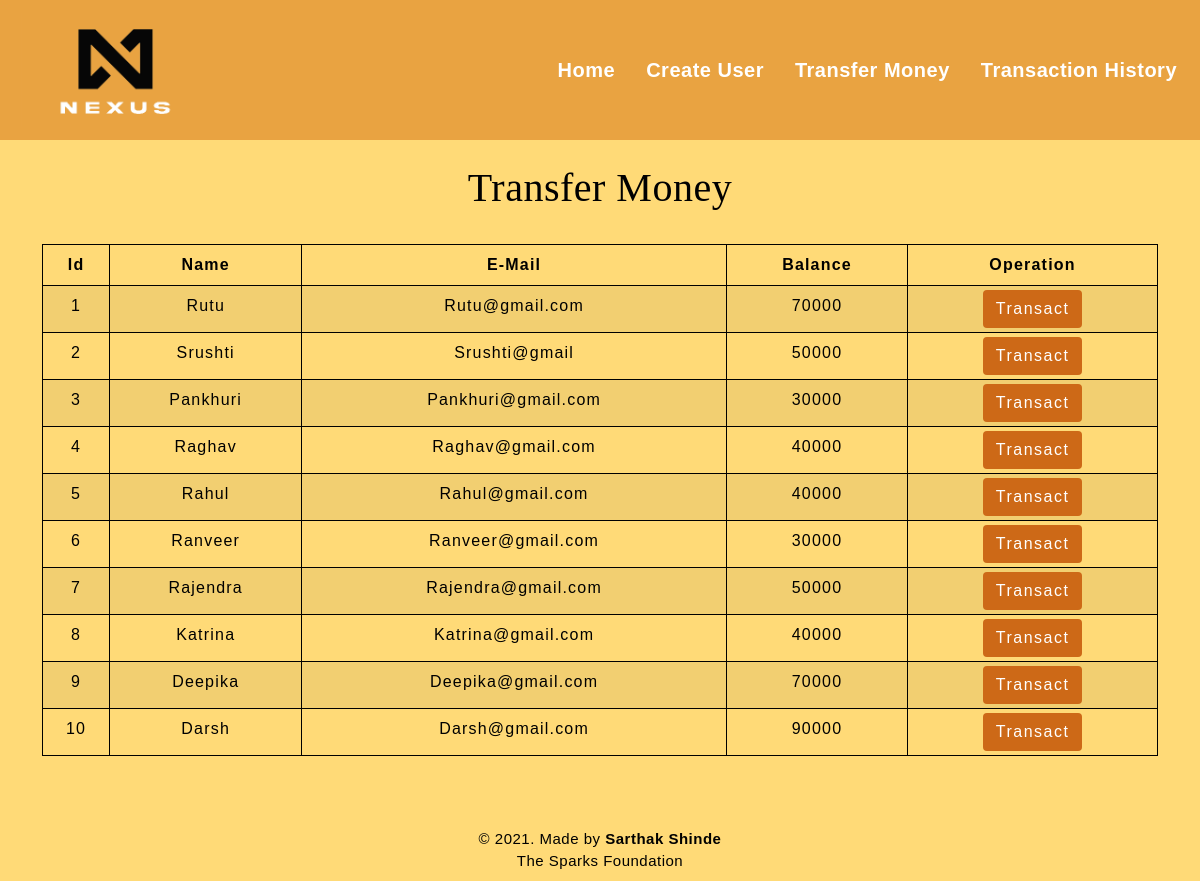
The app's page /transfermoney.php with its own data.
### tables this page shows
CREATE TABLE `users` (
  `id` int(3) NOT NULL,
  `name` text NOT NULL,
  `email` varchar(30) NOT NULL,
  `balance` int(8) NOT NULL
);

### transfermoney.php (the view, shortened to what this page needs)
<!DOCTYPE html>
<html lang="en">
<head>
    <link href="https://cdn.jsdelivr.net/npm/bootstrap@5.0.2/dist/css/bootstrap.min.css" rel="stylesheet">
    <link rel="stylesheet" type="text/css" href="css/style.css">
    <link rel="stylesheet" type="text/css" href="css/navbar.css">
    <link rel="stylesheet" type="text/css" href="css/table.css">
</head>
<body style="background-color : #ffda77;">
<?php
    include 'config.php';
    $sql = "SELECT * FROM users";
    $result = mysqli_query($conn,$sql);
?>
<?php
  include 'navbar.php';
?>
<div class="container">
        <h2 class="text-center pt-4" style="color : black;">Transfer Money</h2>
        <br>
            <div class="row">
                <div class="col">
                    <div class="table-responsive-sm">
                    <table class="table table-hover table-sm table-striped table-condensed table-bordered" style="border-color:black;">
                        <thead style="color : black;">
                            <tr>
                            <th scope="col" class="text-center py-2">Id</th>
                            <th scope="col" class="text-center py-2">Name</th>
                            <th scope="col" class="text-center py-2">E-Mail</th>
                            <th scope="col" class="text-center py-2">Balance</th>
                            <th scope="col" class="text-center py-2">Operation</th>
                            </tr>
                        </thead>
                        <tbody>
                <?php
                    while($rows=mysqli_fetch_assoc($result)){
                ?>
                    <tr style="color : black;">
                        <td class="py-2" align="center"><?php echo $rows['id'] ?></td>
                        <td class="py-2" align="center"><?php echo $rows['name']?></td>
                        <td class="py-2" align="center"><?php echo $rows['email']?></td>
                        <td class="py-2" align="center"><?php echo $rows['balance']?></td>
                        <td align="center">
                            <a href="selecteduserdetail.php?id= <?php echo $rows['id'] ;?>">
                                <button type="button" class="btn" style="background-color : #cd6917 ; color:white; text-align: center;">
                                    Transact
                                </button>
                            </a>
                        </td>
                    </tr>
                <?php
                    }
                ?>
                        </tbody>
                    </table>
                    </div>
                </div>
            </div>
         </div>
         <footer class="text-center mt-5 py-2" style="background-color: #ffda77; color:black;">
            <p>&copy 2021. Made by <b>Sarthak Shinde</b> <br>The Sparks Foundation</p>
        </footer>
</body>
</html>

### navbar.php (shortened to what this page needs)
<section class="nav_sect">
<nav class="navbar navbar-expand-md" style="background-color: #e9a341;">
      <a class="navbar-brand" href="index.php" style="color : #ffffff;">
        <img src="img/nexus.png" width="175px" class="saflogo">
      </a>
      <div class="collapse navbar-collapse" id="collapsibleNavbar">
            <ul class="navbar-nav ms-auto">
              <li class="nav-item">
                <a class="nav-link" href="index.php" style="color : #ffffff; font-size:20px;"><b>Home</b></a>
              </li>
              <li class="nav-item">
                <a class="nav-link" href="createuser.php" style="color : #ffffff; font-size:20px;"><b>Create User</b></a>
              </li>
              <li class="nav-item">
                <a class="nav-link" href="transfermoney.php" style="color : #ffffff; font-size:20px;"><b>Transfer Money</b></a>
              </li>
              <li class="nav-item">
                <a class="nav-link" href="transactionhistory.php" style="color : #ffffff; font-size:20px;"><b>Transaction History</b></a>
              </li>
          </div>
       </nav>
</section>

### css/style.css (style rules this page uses)
* { padding: 0; margin: 0; box-sizing: border-box; font-family: sans-serif; }
button { border:none; border-radius: 8px; padding: 10px; background:#7B8788; color:white; letter-spacing: 1.5px; font-size: 15px; transition: 0.5s; }
footer { color:#586776; background-color:#EAF0F1; letter-spacing: 0.5px; }
footer p { margin: 0; font-size: 15px; }

### css/navbar.css (style rules this page uses)
* { font-family: 'Montserrat'; }
.nav-link { margin-right: 15px; color: #FFFFFF; letter-spacing: 0.5px; transition: 0.5s; }
.navbar-brand { color: #4C4B4B; letter-spacing: 0.5px; }
h2 { color: #4C4B4B; letter-spacing: 0.5px; font-family: raleway; }
.nav-item { display: flex; align-items: right; text-align: right; position: relative; }

### css/table.css (style rules this page uses)
* { padding: 0; margin: 0; box-sizing: border-box; font-family: sans-serif; }
h2 { font-size: 40px; }
table { letter-spacing: 1.2px; }
td { text-align: center; }
button { border:none; background: #d9d9d9; transition: 1s; }

### transfermoney.php (style rules this page uses)
button { transition: 1.5s; }

### records on screen
users: id "1", name "Rutu", email "Rutu@gmail.com", balance "70000"
users: id "2", name "Srushti", email "Srushti@gmail", balance "50000"
users: id "3", name "Pankhuri", email "Pankhuri@gmail.com", balance "30000"
users: id "4", name "Raghav", email "Raghav@gmail.com", balance "40000"
users: id "5", name "Rahul", email "Rahul@gmail.com", balance "40000"
users: id "6", name "Ranveer", email "Ranveer@gmail.com", balance "30000"
users: id "7", name "Rajendra", email "Rajendra@gmail.com", balance "50000"
users: id "8", name "Katrina", email "Katrina@gmail.com", balance "40000"
users: id "9", name "Deepika", email "Deepika@gmail.com", balance "70000"
users: id "10", name "Darsh", email "Darsh@gmail.com", balance "90000"
